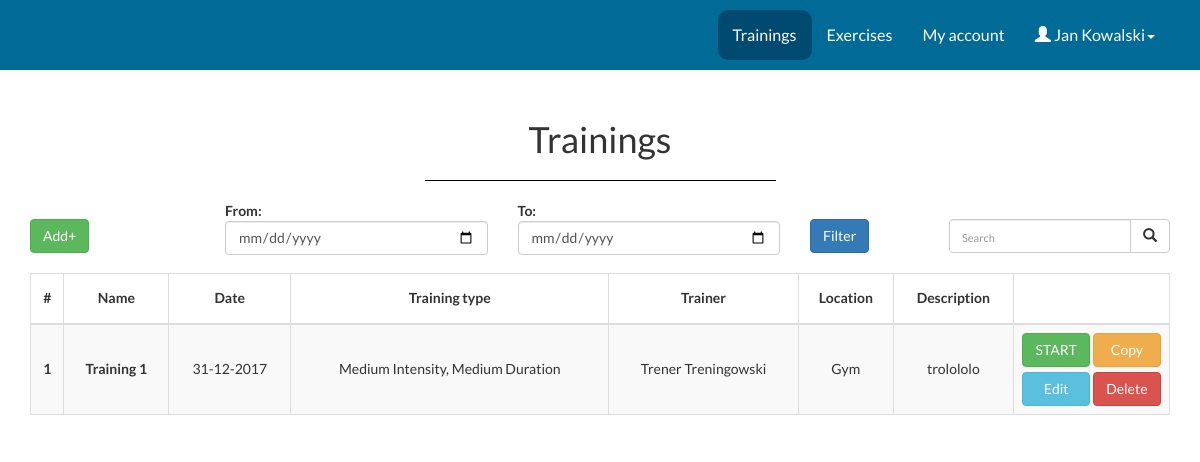
Screenshot of /training.php (signed in) with the database file from the repository.
### tables this page shows
CREATE TABLE Training_session
(
ID INTEGER NOT NULL AUTO_INCREMENT,
Name VARCHAR(30),
ID_User INTEGER,
Training_date Date,
ID_Training_type INTEGER,
ID_Trainer INTEGER,
Location VARCHAR(40),
Description VARCHAR(200),
CONSTRAINT Training_session_PK PRIMARY KEY (ID),
CONSTRAINT Training_session_ID_User_FK FOREIGN KEY	(ID_User) REFERENCES Users (ID),
CONSTRAINT Training_session_ID_Training_type_FK FOREIGN KEY (ID_Training_type) REFERENCES Training_types (ID),
CONSTRAINT Training_session_ID_Trainer_FK FOREIGN KEY (ID_Trainer) REFERENCES Users (ID)
)DEFAULT CHARSET=utf8 COLLATE=utf8_polish_ci;

CREATE TABLE Training_types
(
ID INTEGER NOT NULL AUTO_INCREMENT,
Name VARCHAR(50) NOT NULL,
CONSTRAINT Training_types_PK PRIMARY KEY (ID),
CONSTRAINT Training_types_Name_U UNIQUE (Name)
);

CREATE TABLE Users
(
ID INTEGER NOT NULL AUTO_INCREMENT,
Name VARCHAR(20) NOT NULL,
Surname VARCHAR(50) NOT NULL,
Login VARCHAR(30) NOT NULL,
Password VARCHAR(30) NOT NULL,
User_type INTEGER,
Gender INTEGER NOT NULL,
Phone_number VARCHAR(15),
Email VARCHAR(50),
Height INTEGER,
Weight INTEGER,
CONSTRAINT Users_PK PRIMARY KEY (ID),
CONSTRAINT Users_Login_U UNIQUE (Login),
CONSTRAINT Users_Email_U UNIQUE (Email)
)DEFAULT CHARSET=utf8 COLLATE=utf8_polish_ci;

### training.php (the view, shortened to what this page needs)
<?php
$elements_on_page = 5;
if(isset($_GET['page']))
{
	$page = $_GET['page'];
}
else
{
	$page = 1;
}
require_once "connect.php";
?>
<!DOCTYPE html>
<html lang="en">
<head>
	<link rel="stylesheet" href="https://maxcdn.bootstrapcdn.com/bootstrap/3.3.7/css/bootstrap.min.css">
 	<link rel="stylesheet" type="text/css" href="main.css">
</head>
<body>
 <?php include 'topbar.php';?>
<div class="panel-heading" style="padding-bottom: 0;">
   <div class="panel-title text-center">
      <h1 class="title">Trainings </h1>
    </div>
</div>
<div class="container">
<div class="row align-middle" style="vertical-align: middle; height: 70px;">
<div class="col-xs-1 align-middle" style="vertical-align:middle; padding-top: 18px;">
	<button type="button" id="myBtn" class="btn btn-success">Add+</button><br/><br/>
</div>
<div class="col-xs-1">
</div>
<form method="post" action="filter_training_date.php">
<div class="col-xs-3">
<div "><strong>From:</strong></div>
	<div class="form-group"">
            <input name="date_from" type='date' class="form-control" placeholder="Start date" />
    </div>
</div>
<div class="col-xs-3">
<div "><strong>To:</strong></div>
	<div class="form-group"">
            <input name="date_to" type='date' class="form-control" placeholder="End date" />
    </div>
</div>
<div class="col-xs-1" style="padding-top: 18px;">
	<button type="submit" id="myBtn" class="btn btn-primary">Filter</button><br/><br/>
</div>
</form>
<div class="col-xs-3 text-right" style="padding-top: 18px;">
<form class="navbar-form" style="margin: 0; padding-right: 0;" method="post" action="search_training.php">
	<div class="input-group add-on" style="text-align: right;">
		<input class="form-control" placeholder="Search" name="srch-term" id="srch-term" type="text" >
		<div class="input-group-btn">
			<button class="submit button btn btn-default" style="position: static;"><i class="glyphicon glyphicon-search"></i></button>
		</div>
	</div>
</form>
</div>
</div>
<table class="table table-striped table-bordered table-responsive" >
  <thead>
    <tr>
      <th style="vertical-align: middle;">#</th>
      <th style="vertical-align: middle;">Name</th>
      <th style="vertical-align: middle;">Date</th>
      <th style="vertical-align: middle;">Training type</th>
      <th style="vertical-align: middle;">Trainer</th>
      <th style="vertical-align: middle;">Location</th>
      <th style="vertical-align: middle;">Description</th>
      <th class="buttons"></th>
    </tr>
  </thead>
  <tbody>
<?php
$id_user = $_SESSION['id'];
try
{
	$connection = new mysqli($host, $db_user, $db_password, $db_name);
	if ($connection->connect_errno!=0)
	{
		throw new Exception(mysqli_connect_errno());
	}
	else
	{
		$result = $connection->query("SELECT s.ID, s.Name, s.Training_date, t.Name AS Type, u.Name AS trainer_name, u.Surname AS trainer_surname, s.Location, s.Description FROM Training_session s LEFT OUTER JOIN Training_types t ON s.ID_Training_type = t.ID LEFT OUTER JOIN Users u on s.ID_Trainer = u.ID WHERE s.ID_User = '$id_user' ORDER BY Training_date");
		$i=1;
		while ($row = $result -> fetch_assoc())
		{
			$id = $row['ID'];
			$name = $row['Name'];
			$date = $row['Training_date'];
			$type = $row['Type'];
			$trainer_name = $row['trainer_name'];
			$trainer_surname = $row['trainer_surname'];
			$location = $row['Location'];
			$description = $row['Description'];
			$day = substr($date, 8, 2);
			$month = substr($date, 5, 2);
			$year = substr($date, 0, 4);
			if($i>($page-1)*$elements_on_page && $i<=($page-1)*$elements_on_page+$elements_on_page)
			{
				echo "<tr style = \"vertical-align: middle;\">
				      <th style=\"vertical-align:middle;\" scope=\"row\">".$i."</th>
				      <td style=\"vertical-align:middle;\"><strong>".$name."</strong></td>
				      <td style=\"vertical-align:middle;\">".$day."-".$month."-".$year."</td>
				      <td style=\"vertical-align:middle;\">".$type."</td>
				      <td style=\"vertical-align:middle;\">".$trainer_name. " " .$trainer_surname."</td>
				      <td style=\"vertical-align:middle;\">".$location."</td>
				      <td style=\"vertical-align:middle;\">".$description."</td>
				      <td style=\"vertical-align:middle;\">
				      <a href=\"start_training.php?id=".$id."\" class=\"btn btn-success button-training\">START</a>
				      <a href=\"copy_training.php?id_session=".$id."\" class=\"btn btn-warning button-training\" >Copy</a><br/>
				      <a href=\"edit_training.php?id_session=".$id."&nr=".$i."\" style=\"margin-top:5px;\" class=\"btn btn-info button-training\">Edit</a>
				      <a class=\"btn btn-danger button-training\" style=\"margin-top:5px;\" onclick = \"delete_training(".$id.")\" >Delete</a></td></tr>";
			}
			$i++;
		}
	}
}
catch(Exception $e)
{
	echo '<span style="color:red;">Server error</span>';
	echo '<br />Information for developers: '.$e;
}
?>
</tbody>
</table>
</div>
</body>
</html>

### main.css (style rules this page uses)
html, body { font-family: 'Lato', serif; background-color: #fff; }
.form-group { margin-bottom: 15px; }
input, input::-webkit-input-placeholder { font-size: 11px; padding-top: 3px; }
tr { height: 50px; }
th { text-align: center; margin-top: auto; margin-bottom: auto; vertical-align: middle; }
td { text-align: center; vertical-align: middle; margin-top: auto; margin-bottom: auto; }
.buttons { width: 156px; }
.button-training { width: 68px; }
.input-group-btn:last-child>.btn, .input-group-btn:last-child>.btn-group { z-index: none; margin-left: -1px; }
.input-group .form-control { position: static; }
.input-group-btn>.btn { position: static; }
.panel-heading { padding-bottom: 0; }

### rows the page displays
training_session: Name "Training 1", Training_date "31", Training_date "12", Training_date "2017", ID_Training_type.Name "Medium Intensity, Medium Duration", ID_Trainer.Name "Trener", ID_Trainer.Surname "Treningowski", Location "Gym", Description "trolololo"

### other values shown
$_SESSION["name"] "Jan"
$_SESSION["surname"] "Kowalski"
